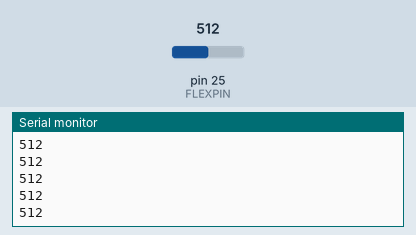
Recording of a sketch running on a simulated Teensy 4. Parts: the last lines printed to the serial monitor. The test bench sets the inputs (shaded band); at power-on: pin 25 (FLEXPIN) = 512.

Above: at 1.2 s.
1.3 s: pin 25 (FLEXPIN) set to 716
At 1.32 s:
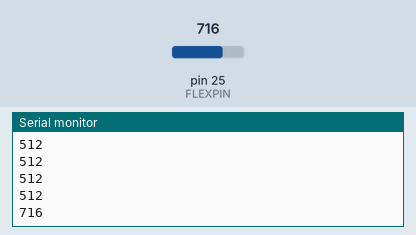
2.8 s: pin 25 (FLEXPIN) set to 900
At 2.82 s:
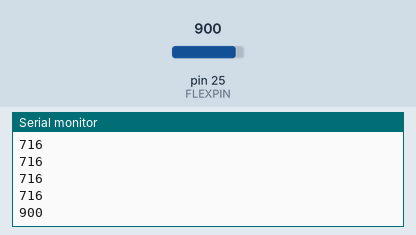
Timing chart, 0 to 5.8 s (numbered marks = the images above; inputs shaded):
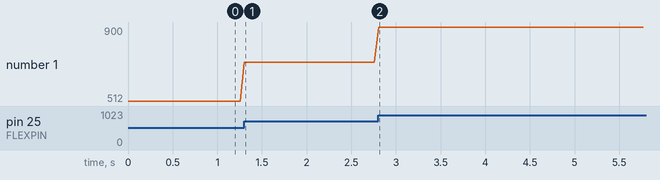

The sketch:

Flex_Raw_Read.ino
```cpp
//This sketch reads directly from the flex sensor and prints out the value for testing
//purposes. There might be another sketch that does this too but I can't find it.

//SWITCH USB TYPE TO SERIAL. MAKE SURE BOARD IS SET TO FLORA TEENSY
const int FLEXPIN = A11;

void setup() {
  pinMode(FLEXPIN, INPUT);
  Serial.begin(9600);
}

void loop() {
  Serial.println(analogRead(FLEXPIN));
  delay(50);

}
```

Measured:
- after the input at 1.3 s, the serial monitor: prints a new line at once (image 1)
- after the input at 2.8 s, the serial monitor: prints a new line at once (image 2)
- plotted number 1: 512 → 716 after the input at 1.3 s, 716 → 900 after the input at 2.8 s
